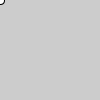
Frame 1 (no input)
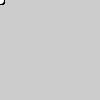
Frame 60 (the mouse pressed at the canvas centre just before this capture)
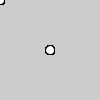
Frame 120 (the mouse held since frame 60 and released just before this capture)

The Processing sketch that drew these frames (run headless with seeded random() and noise(); from frame 60 on, the mouse is pressed at the canvas centre):

// Processing sketch: frameRateTues4
// ── frameRateTues4.pde
void draw(){
  println(frameRate);
  ellipse(mouseX, mouseY, 9, 9);
}

void setup(){
  frameRate(30); //Thirty frames each second
  //frameRate(12); //Twelve frames each second
  //frameRate(2);  //Two frames each second
  //frameRate(0.5); //One frame every two seconds
}
